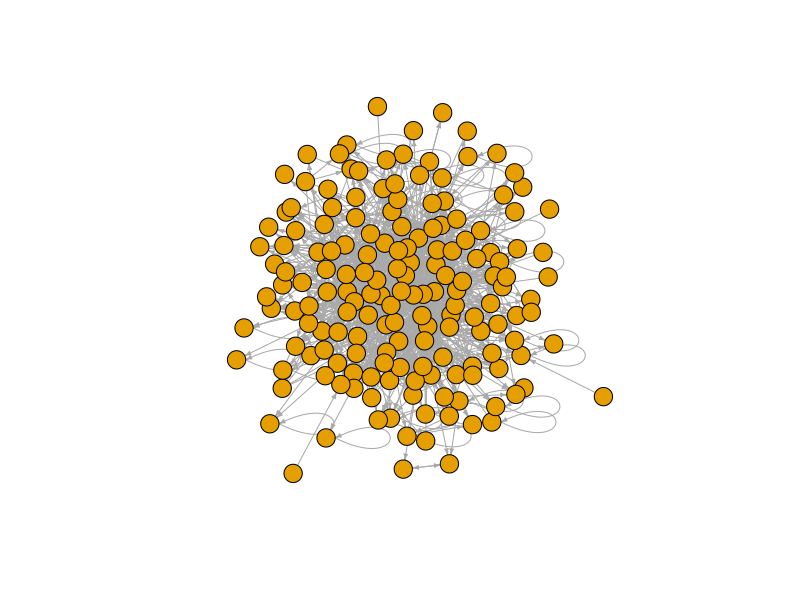
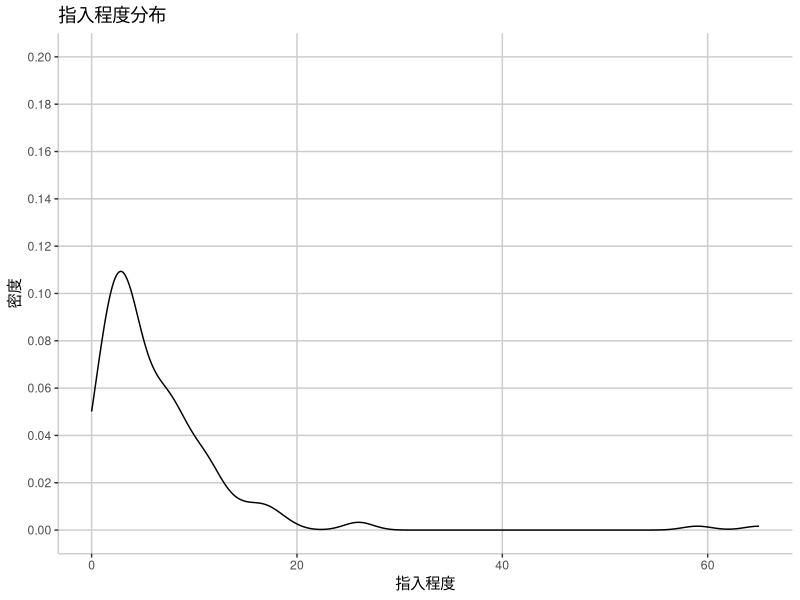
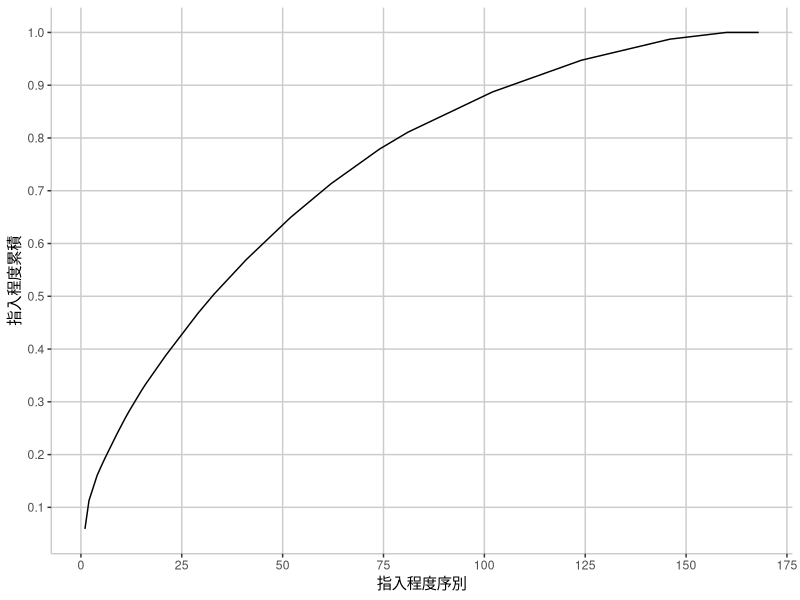
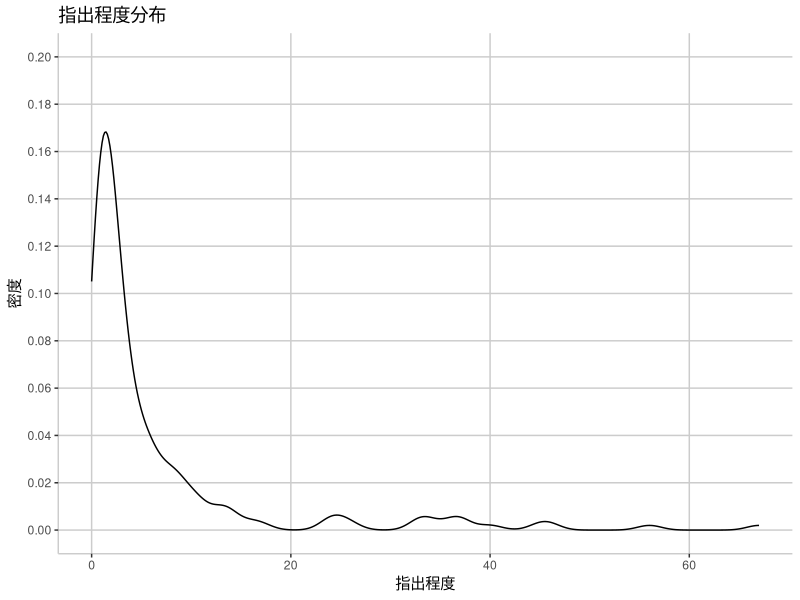
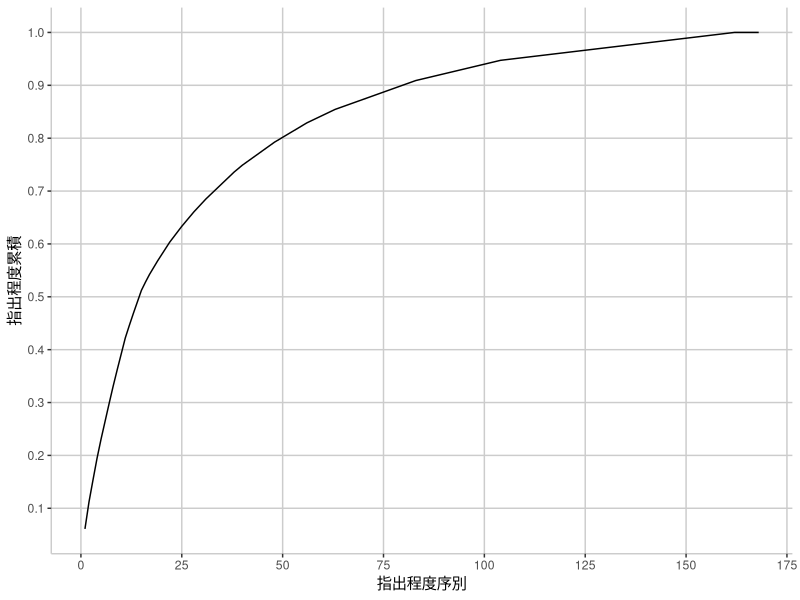
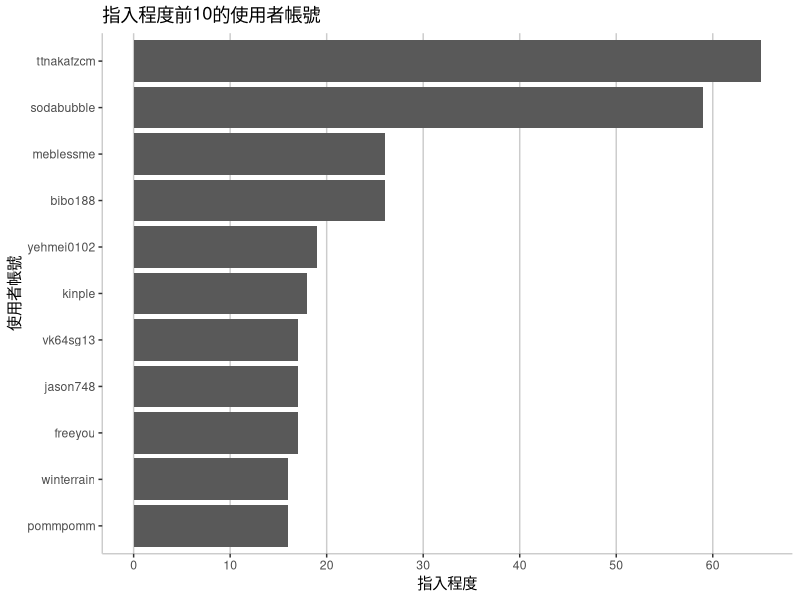
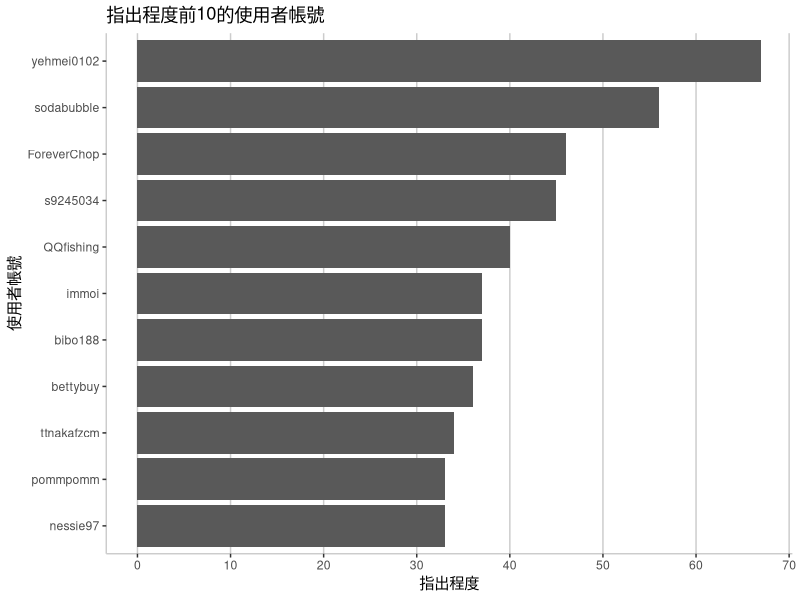
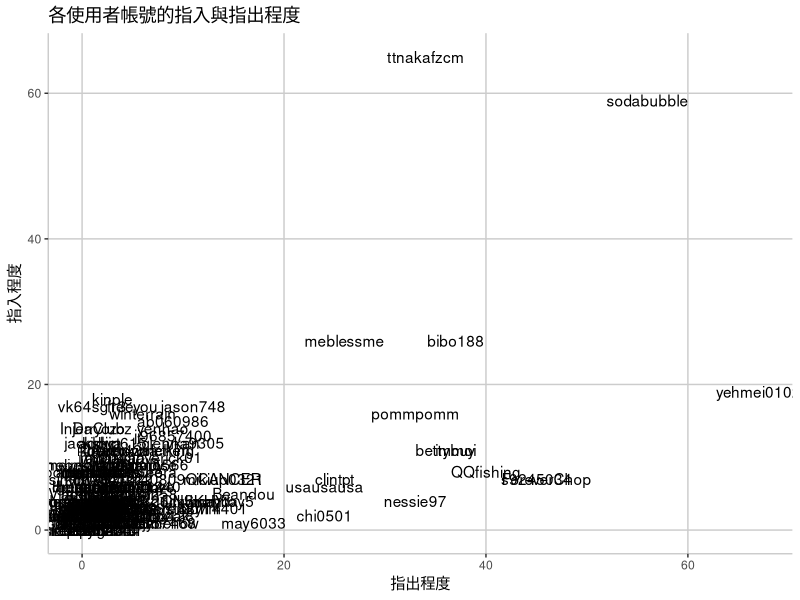

These figures' R source, in order: (Note: this script raises an error after producing the figures.)
library(tidyverse)
library(magrittr)
library(purrr)
library(lubridate)
library(readxl)
library(igraph)
library(ggplot2)
library(colorspace)

post_df <- read_excel("TaiwanDrama.xlsx") %>%
  mutate(comment_no=as.integer(comment_no),
         push_no=as.integer(push_no),
         commenter_no=as.integer(commenter_no)) %>%
  mutate(post_date=as.Date(post_date)) %>%
  mutate(rel=grepl("與惡", title)|grepl("與惡", ptext))

commenter_df <- read_excel("TaiwanDrama_commenters.xlsx")

rel_commenter_df <- commenter_df %>%
  filter(id %in% post_df$id[post_df$rel]) %>%
  group_by(id, author_id, commenter_id, comment_label) %>%
  summarise(count=n())

rel_commenter_df1 <- rel_commenter_df %>%
  group_by(id, author_id, commenter_id) %>%
  summarise(count=sum(count)) %>%
  arrange(desc(count))

rel_commenter_df2 <- rel_commenter_df1 %>%
  group_by(author_id, commenter_id) %>%
  summarise(count=n_distinct(count)) %>%
  select(commenter_id, author_id, count) %>%
  arrange(desc(count))

print(paste("發文數：", length(unique(rel_commenter_df1$id))))
print(paste("發文者人數：", length(unique(rel_commenter_df2$author_id))))
print(paste("推文者人數：", length(unique(rel_commenter_df2$commenter_id))))

# 將data frame轉換成graph，以推文者回應發文者的發文數為兩個連結間的權重
post_graph <- graph_from_data_frame(rel_commenter_df2)

# 參與的使用者帳號：Number of Vertices, vcount
print(paste("參與的使用者帳號數：", vcount(post_graph)))

# 推文者回應的發文者帳號數
out_deg <- degree(post_graph, v = V(post_graph), mode = "out",
                  loops = TRUE, normalized = FALSE)
table(out_deg)
# 推文者回應的發文者帳號數：0，只參與發文的使用者帳號
print(paste("只參與發文的使用者帳號數：", length(which(out_deg==0))))

# 發文者獲得的推文者帳號數
in_deg <- degree(post_graph, v = V(post_graph), mode = "in",
                 loops = TRUE, normalized = FALSE)
table(in_deg)
# 發文者獲得的推文者帳號數：0，只參與推文的使用者帳號
print(paste("只參與發文的使用者帳號數：", length(which(in_deg==0))))

# 同時有發文與推文的帳號數
print(paste("同時有發文與推文的帳號數：",
            vcount(post_graph)-length(which(out_deg==0))-length(which(in_deg==0))))

user_df <- data.frame(user_id= attr(V(post_graph), "names"),
                      in_deg, out_deg,
                      stringsAsFactors = FALSE)

selected_vid <- user_df %>%
  mutate(vid=row_number()) %>%
  filter(in_deg>0 & out_deg>0) %>%
  pull(vid)

active_user_g <- induced_subgraph(post_graph, selected_vid)

plot(active_user_g,
     vertex.size=10,
     vertex.label=NA,
     edge.arrow.size=0.3,
     layout = layout_with_kk)

print(paste("共有多少節點：", gorder(active_user_g)))
print(paste("共有多少連結：", gsize(active_user_g)))
print(paste("密度：", edge_density(active_user_g)))

print(paste0("此網路彼此", ifelse(is_connected(active_user_g, "weak"), "相連", "不相連")))

comp <- components(active_user_g, "weak")
print(paste("弱相連：分為多少個部分：", comp$no))
print(paste("最大的部分佔所有節點數比例：", max(comp$csize)/vcount(active_user_g)))

comp <- components(active_user_g, "strong")
print(paste("強相連：分為多少個部分：", comp$no))
print(paste("最大的部分佔所有節點數比例：", max(comp$csize)/vcount(active_user_g)))

print(paste("最長距離：", diameter(active_user_g)))
print(paste("平均距離：", mean_distance(active_user_g)))

dyad_census(active_user_g)
triad_census(active_user_g)

ei <- eigen_centrality(active_user_g)
au <- authority_score(active_user_g)
hu <- hub_score(active_user_g)
user_df <- data.frame(user_id=V(active_user_g)$name,
                      in_deg=degree(active_user_g, mode="in"),
                      out_deg=degree(active_user_g, mode="out"),
                      btw=betweenness(active_user_g),
                      eig=ei$vector,
                      aut=au$vector,
                      hub=hu$vector,
                      core=coreness(active_user_g),
                      stringsAsFactors=FALSE)

# degree centrality
user_df %>%
  ggplot() +
  geom_density(aes(x=in_deg)) +
  scale_y_continuous(limits=c(0, 0.2), breaks=seq(0, 0.2, 0.02)) +
  labs(x="指入程度", y="密度", title="指入程度分布") +
  theme(panel.background=element_blank(),
        panel.grid.major=element_line(color="grey80"),
        panel.grid.minor=element_blank(),
        axis.line=element_line(color="grey80"))

user_df %>%
  arrange(desc(in_deg)) %>%
  mutate(rank=row_number(), cum_prob=cumsum(in_deg)/sum(in_deg)) %>%
  ggplot() +
  geom_line(aes(x=rank, y=cum_prob)) +
  scale_x_continuous(breaks=seq(0, 200, 25)) +
  scale_y_continuous(breaks=seq(0, 1, 0.1)) +
  labs(x="指入程度序別", y="指入程度累積") +
  theme(panel.background=element_blank(),
        panel.grid.major=element_line(color="grey80"),
        panel.grid.minor=element_blank(),
        axis.line=element_line(color="grey80"))

user_df %>%
  ggplot() +
  geom_density(aes(x=out_deg)) +
  scale_y_continuous(limits=c(0, 0.2), breaks=seq(0, 0.2, 0.02)) +
  labs(x="指出程度", y="密度", title="指出程度分布") +
  theme(panel.background=element_blank(),
        panel.grid.major=element_line(color="grey80"),
        panel.grid.minor=element_blank(),
        axis.line=element_line(color="grey80"))
  
user_df %>%
  arrange(desc(out_deg)) %>%
  mutate(rank=row_number(), cum_prob=cumsum(out_deg)/sum(out_deg)) %>%
  ggplot() +
  geom_line(aes(x=rank, y=cum_prob)) +
  scale_x_continuous(breaks=seq(0, 200, 25)) +
  scale_y_continuous(breaks=seq(0, 1, 0.1)) +
  labs(x="指出程度序別", y="指出程度累積") +
  theme(panel.background=element_blank(),
        panel.grid.major=element_line(color="grey80"),
        panel.grid.minor=element_blank(),
        axis.line=element_line(color="grey80"))

user_df %>%
  top_n(10, in_deg) %>%
  ggplot() +
  geom_col(aes(x=reorder(user_id, in_deg), y=in_deg)) +
  scale_y_continuous(breaks=seq(0, 70, 10)) +
  coord_flip() +
  labs(x="使用者帳號", y="指入程度", title="指入程度前10的使用者帳號") +
  theme(panel.background=element_blank(),
        panel.grid.major.x=element_line(color="grey80"),
        panel.grid.minor=element_blank(),
        axis.line=element_line(color="grey80"))

user_df %>%
  top_n(10, out_deg) %>%
  ggplot() +
  geom_col(aes(x=reorder(user_id, out_deg), y=out_deg)) +
  scale_y_continuous(breaks=seq(0, 70, 10)) +
  coord_flip() +
  labs(x="使用者帳號", y="指出程度", title="指出程度前10的使用者帳號") +
  theme(panel.background=element_blank(),
        panel.grid.major.x=element_line(color="grey80"),
        panel.grid.minor=element_blank(),
        axis.line=element_line(color="grey80"))

user_df %>%
  ggplot() +
  geom_text(aes(x=out_deg, y=in_deg, label=user_id)) +
  labs(x="指出程度", y="指入程度", title="各使用者帳號的指入與指出程度") +
  theme(panel.background=element_blank(),
        panel.grid.major=element_line(color="grey80"),
        panel.grid.minor=element_blank(),
        axis.line=element_line(color="grey80"))

# betweenness centrality
user_df %>%
  top_n(10, btw) %>%
  ggplot() +
  geom_col(aes(x=reorder(user_id, btw), y=btw)) +
  #  scale_y_continuous(breaks=seq(0, 70, 10)) +
  coord_flip() +
  labs(x="使用者帳號", y="中介性", title="中介性前10的使用者帳號") +
  theme(panel.background=element_blank(),
        panel.grid.major.x=element_line(color="grey80"),
        panel.grid.minor=element_blank(),
        axis.line=element_line(color="grey80"))

# eigenvector centrailty
user_df %>%
  top_n(10, eig) %>%
  ggplot() +
  geom_col(aes(x=reorder(user_id, eig), y=eig)) +
  #  scale_y_continuous(breaks=seq(0, 70, 10)) +
  coord_flip() +
  labs(x="使用者帳號", y="特徵中心性", title="特徵中心性前10的使用者帳號") +
  theme(panel.background=element_blank(),
        panel.grid.major.x=element_line(color="grey80"),
        panel.grid.minor=element_blank(),
        axis.line=element_line(color="grey80"))

# authority-hub
user_df %>%
  top_n(10, aut) %>%
  ggplot() +
  geom_col(aes(x=reorder(user_id, aut), y=aut)) +
  #  scale_y_continuous(breaks=seq(0, 70, 10)) +
  coord_flip() +
  labs(x="使用者帳號", y="authority", title="authority score前10的使用者帳號") +
  theme(panel.background=element_blank(),
        panel.grid.major.x=element_line(color="grey80"),
        panel.grid.minor=element_blank(),
        axis.line=element_line(color="grey80"))

user_df %>%
  top_n(10, hub) %>%
  ggplot() +
  geom_col(aes(x=reorder(user_id, hub), y=hub)) +
  #  scale_y_continuous(breaks=seq(0, 70, 10)) +
  coord_flip() +
  labs(x="使用者帳號", y="hub", title="hub score前10的使用者帳號") +
  theme(panel.background=element_blank(),
        panel.grid.major.x=element_line(color="grey80"),
        panel.grid.minor=element_blank(),
        axis.line=element_line(color="grey80"))

# coreness
spal <- choose_palette()
vcolor <- spal(12)[user_df$core]
plot(active_user_g,
     vertex.size=10,
     vertex.label=NA,
     vertex.color=vcolor,
     edge.arrow.size=0.3,
     layout = layout_with_kk)

# 
